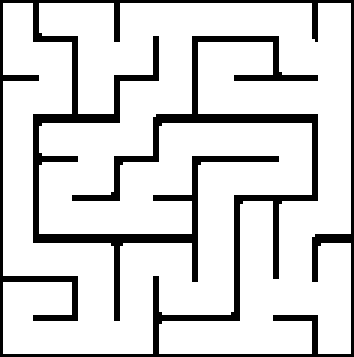
#> input picture blackwhite.bmp, 118 x 119 px (shown 3 times larger)
$ python maze_a_star.py
#> lines starting #> are read from the running program, lines starting #| are printed output that depends on the picture
#> further down, image is the input picture: PIL image 118x119 RGB; 83.5% white; black in thin lines or dots
#> `matrix = np.array(image.convert("1"))`: matrix: shape (119, 118) bool; 83.5% white; black in thin lines or dots
import itertools
import numpy as np
from math import sqrt
from PIL import Image
import time


class A_star:
    def __init__(self, matrix, weights=1, corner_amend=1, step=float("inf"),
                 way=["R", "L", "D", "U", "RU", "RD", "LU", "LD"], wall=0):
#> called with weights = 1, corner_amend = 1, step = inf, wall = 0
        self.matrix = matrix
        self.weights = weights
        self.corner_amend = corner_amend
        self.matrix_length = len(self.matrix[0])
#> self.matrix_length = 118
        self.matrix_width = len(self.matrix)
#> self.matrix_width = 119
        self.step = step
        self.way = way
        self.wall = wall
        self.field = np.array(np.copy(self.matrix), dtype=float)
#> self.field: shape (119, 118) float64; values 0 (black) and 1 (white), 83.5% white; black in thin lines or dots
        for i, j in itertools.product(range(self.matrix_width), range(self.matrix_length)):
            if self.field[i][j] == self.wall:
                self.field[i][j] = float("inf")
#> self.field: shape (119, 118) float64; 16.46% of the values are NaN or infinite; the others: min 1, max 1, mean 1

    def run(self, start_point, end_point):
        self.fieldpointers = np.array(np.copy(self.matrix), dtype=str)
        self.start_point = start_point
        self.end_point = end_point
        if int(self.matrix[self.start_point[0]][self.start_point[1]]) == self.wall or int(
                self.matrix[self.end_point[0]][self.end_point[1]] == self.wall):
            exit("start or end is wall")
        self.fieldpointers[self.start_point[0]][self.start_point[1]] = "S"
        self.fieldpointers[self.end_point[0]][self.end_point[1]] = "G"
        return self.a_star()

    def a_star(self):
        setopen = [self.start_point]
        setopencosts = [0]
        setopenheuristics = [float("inf")]
        setclosed = []
        setclosedcosts = []
        movementdirections = self.way
        while self.end_point not in setopen and self.step:
            self.step -= 1
            total_costs = list(np.array(setopencosts) + self.weights * np.array(setopenheuristics))
            temp = np.min(total_costs)
            ii = total_costs.index(temp)
            if setopen[ii] != self.start_point and self.corner_amend == 1:
                new_ii = self.Path_optimization(temp, ii, setopen, setopencosts, setopenheuristics)
                ii = new_ii
            [costs, heuristics, posinds] = self.findFValue(setopen[ii], setopencosts[ii])
            setclosed = setclosed + [setopen[ii]]
            setclosedcosts = setclosedcosts + [setopencosts[ii]]
            setopen.pop(ii)
            setopencosts.pop(ii)
            setopenheuristics.pop(ii)
            for jj in range(len(posinds)):
                if float("Inf") != costs[jj]:
                    if posinds[jj] not in setclosed + setopen:
                        self.fieldpointers[posinds[jj][0]][posinds[jj][1]] = movementdirections[jj]
                        setopen = setopen + [posinds[jj]]
                        setopencosts = setopencosts + [costs[jj]]
                        setopenheuristics = setopenheuristics + [heuristics[jj]]
                    elif posinds[jj] in setopen:
                        position = setopen.index(posinds[jj])
                        if setopencosts[position] > costs[jj]:
                            setopencosts[position] = costs[jj]
                            setopenheuristics[position] = heuristics[jj]
                            self.fieldpointers[setopen[position][0]][setopen[position][1]] = movementdirections[jj]
                    else:
                        position = setclosed.index(posinds[jj])
                        if setclosedcosts[position] > costs[jj]:
                            setclosedcosts[position] = costs[jj]
                            self.fieldpointers[setclosed[position][0]][setclosed[position][1]] = movementdirections[jj]
            if not setopen:
                exit("Can't")
#> this loop made 7972 passes
#> col2 in Path_optimization on passes 3 to 5: 123, 124, 125
        if self.end_point in setopen:
            return self.findWayBack(self.end_point)
        else:
            exit("Can't")

    def Path_optimization(self, temp, ii, setOpen, setOpenCosts, setOpenHeuristics):
        [row, col] = setOpen[ii]
        _temp = self.fieldpointers[row][col]
        if "L" in _temp:
            col -= 1
        elif "R" in _temp:
            col += 1
        if "U" in _temp:
            row -= 1
        elif "D" in _temp:
            row += 1
        if [row, col] == self.start_point:
            new_ii = ii
        else:
            _temp = self.fieldpointers[row][col]
            [row2, col2] = [row, col]
            if "L" in _temp:
                col2 += self.matrix_width
            elif "R" in _temp:
                col2 -= self.matrix_width
            if "U" in _temp:
                row2 += 1
            elif "D" in _temp:
                row2 -= 1

            if 0 <= row2 <= self.matrix_width and 0 <= col2 <= self.matrix_length:
                new_ii = ii
            elif self.fieldpointers[setOpen[ii][0]][setOpen[ii][1]] == self.fieldpointers[row][col]:
                new_ii = ii
            elif [row2, col2] in setOpen:
                untext_ii = setOpen.index([row2, col2])
                now_cost = setOpenCosts[untext_ii] + self.weights * setOpenHeuristics[untext_ii]
                new_ii = untext_ii if temp == now_cost else ii
            else:
                new_ii = ii
        return new_ii

    def findFValue(self, currentpos, costsofar):
        cost = []
        heuristic = []
        posinds = []
        for way in self.way:
            if "D" in way:
                x = currentpos[0] - 1
            elif "U" in way:
                x = currentpos[0] + 1
            else:
                x = currentpos[0]
            if "R" in way:
                y = currentpos[1] - 1
            elif "L" in way:
                y = currentpos[1] + 1
            else:
                y = currentpos[1]
            if 0 <= y <= self.matrix_length - 1 and 0 <= x <= self.matrix_width - 1:
                posinds.append([x, y])
                heuristic.append(sqrt((self.end_point[1] - y) ** 2 + (self.end_point[0] - x) ** 2))
                cost.append(costsofar + self.field[x][y])
            else:
                posinds.append([0, 0])
                heuristic.append(float("inf"))
                cost.append(float("inf"))
        return [cost, heuristic, posinds]

    def findWayBack(self, goal):
        road = [goal]
        [x, y] = goal
        while self.fieldpointers[x][y] != "S":
            temp = self.fieldpointers[x][y]
            if "L" in temp:
                y -= 1
            if "R" in temp:
                y += 1
            if "U" in temp:
                x -= 1
            if "D" in temp:
                x += 1
            road.append([x, y])
#> this loop made 437 passes
#> (temp, y, x) on passes 11, 12, 13, 14, 15, 16, 17, 32, 33, 34, 35, 36: ('LU', 109, 99), ('LU', 108, 98), ('LU', 107, 97), ('LU', 106, 96), ('LU', 105, 95), ('LU', 104, 94), ('LU', 103, 93), ('RU', 104, 78), ('RU', 105, 77), ('RU', 106, 76), ('RU', 107, 75), ('RU', 108, 74)
#> (temp, x) on passes 1 to 6: ('U', 109), ('U', 108), ('U', 107), ('U', 106), ('U', 105), ('U', 104)
#> after the loop, road = 438 pairs, first value 3 to 110, second value 3 to 110; x = 3; y = 3
        return road


if __name__ == "__main__":
    begintime = time.time()
    image = Image.open("blackwhite.bmp")
    # 如果本来就是黑白图片可以省去下列这条代码
    matrix = np.array(image.convert("1"))
    start_point = [3, 3]
    end_point = [110, 110]
    Road = A_star(matrix=matrix).run(start_point, end_point)
#> Road has the same summary as road in findWayBack
    for i in Road:
        image.putpixel((i[1], i[0]), (255, 0, 0))
#> this loop made 438 passes
#> i on passes 1 to 3: [110, 110], [109, 110], [108, 110]
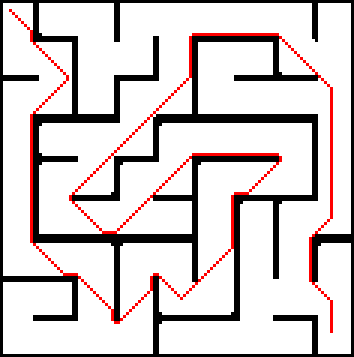
#> image: PIL image 118x119 RGB (shown 3 times larger); mean R, G, B 213, 205.1, 205.1
    image.save("maze_reference.png")
    print(time.time() - begintime)
